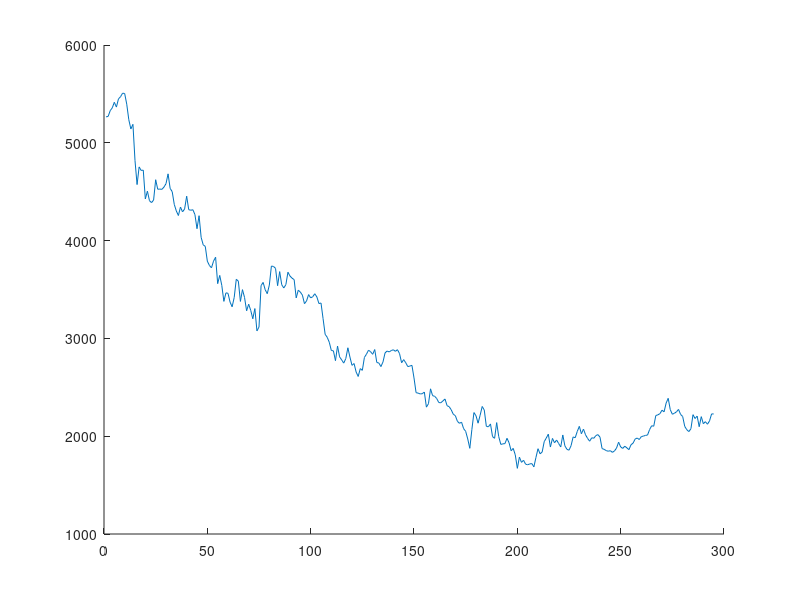

This figure's MATLAB source: (Note: this script raises an error after producing the figure.)
%sh_SVM_regression script by faruto 2009.8.18
%Email:farutoliyang@gmail.com QQ:516667408 blog:http://sina.com.cn/faruto
%www.ilovematlab.cn

load sh.mat
ts = TS';
[n,m] = size(ts);

hold on;
plot(ts);

time = 1:n;
time = time';

[tsy,ps] = mapminmax(ts');
ps.ymin = 1000;
ps.ymax = 2000;
[tsy,ps] = mapminmax(ts',ps);
ts_again = mapminmax('reverse',tsy,ps);
tsy = tsy';
ts_again = ts_again';
plot(tsy,'b');
plot(ts_again,'r');

mse = 10^7;
for log2c = -10:10,
  for log2g = -10:10,
    cmd = ['-v 3 -c ', num2str(2^log2c), ' -g ', num2str(2^log2g) , ' -s 3 -p 0.4 -n 0.1'];
    cv = svmtrain(tsy,time,cmd);
    if (cv < mse),
      mse = cv; bestc = 2^log2c; bestg = 2^log2g;
    end
  end
end
fprintf('(best c=%g, g=%g, mse=%g)\n',bestc, bestg, mse);
cmd = ['-c ', num2str(bestc), ' -g ', num2str(bestg) , ' -s 3 -p 0.4 -n 0.1'];
model = svmtrain(tsy, time, cmd);
tsy=[tsy;296];
time=[time;296];
% model = svmtrain(tsy,time,'-c 1000 -g 0.02 -s 3 -p 0.4 -n 0.1');
[predict,accuracy,a] = svmpredict(tsy,time,model);
predict = mapminmax('reverse',predict,ps);

plot(predict,'g');
